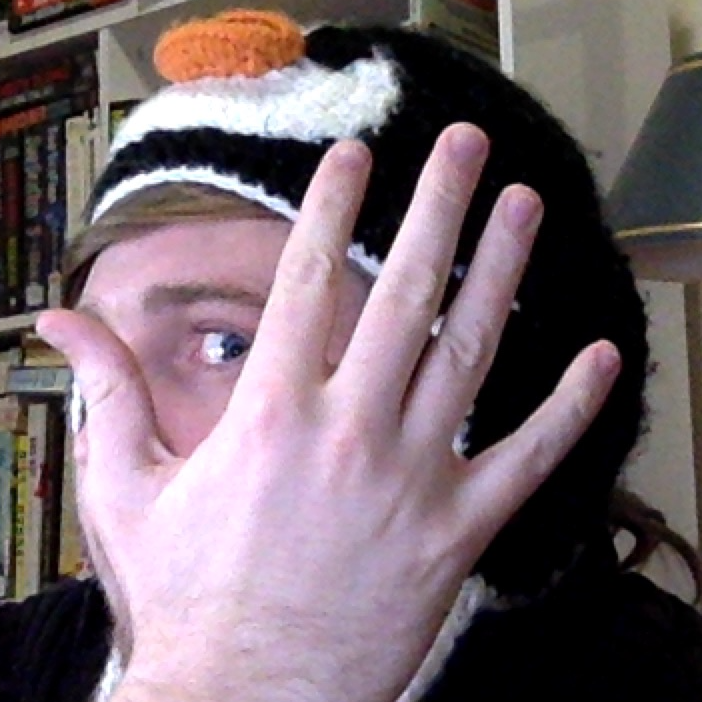
#> input picture chapter10/hand.png, 702 x 702 px
$ python canny.py
#> lines starting #> are read from the running program, lines starting #| are printed output that depends on the picture
import numpy as np
import cv2

# Load the image, convert it to grayscale, and blur it
# slightly to remove high frequency edges that we aren't
# interested in
image = cv2.imread("hand.png")
#> image is the input picture: shape (702, 702, 3); mean B, G, R 110.5, 103.6, 119.7
image = cv2.cvtColor(image, cv2.COLOR_BGR2GRAY)
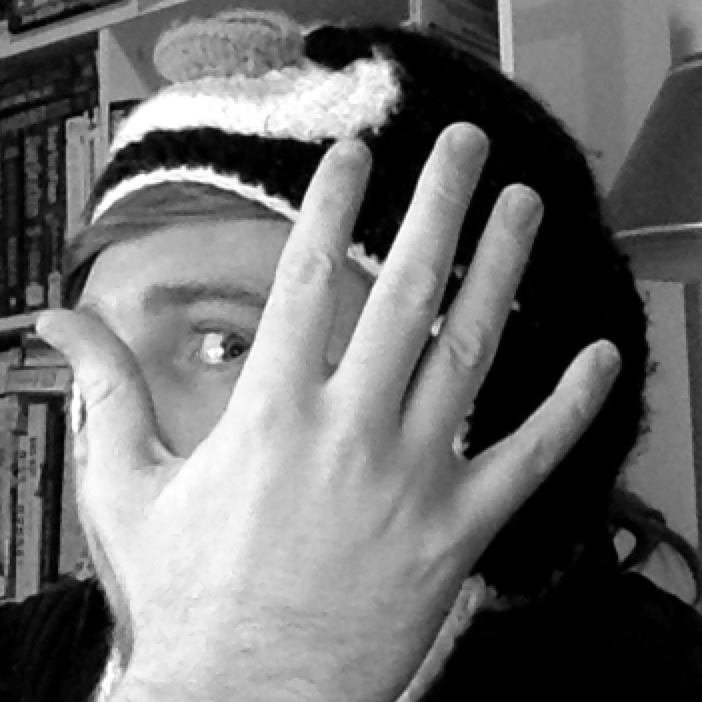
#> image: shape (702, 702); min 0, max 255, mean 109.2
image = cv2.GaussianBlur(image, (5, 5), 0)
cv2.imshow("Blurred", image)
cv2.imwrite("blurred.png", image)

# When performing Canny edge detection we need two values
# for hysteresis: threshold1 and threshold2. Any gradient
# value larger than threshold2 are considered to be an
# edge. Any value below threshold1 are considered not to
# ben an edge. Values in between threshold1 and threshold2
# are either classified as edges or non-edges based on how
# the intensities are "connected". In this case, any gradient
# values below 30 are considered non-edges whereas any value
# above 150 are considered edges.

for x in range(10, 60, 5):
    for y in range(90, 210, 5):

        canny = cv2.Canny(image, x, y)
        cv2.putText(canny, "x:"+str(x)+" y:"+str(y), (500, 650), cv2.FONT_HERSHEY_SIMPLEX, 1, 255)
        cv2.imwrite("_canny-img-"+str(x)+"-"+str(y)+".png", canny)
#> this loop made 10 passes
#> pass 1, `cv2.imwrite("_canny-img-"+str(x)+"-"+str(y)+".png", canny)`:
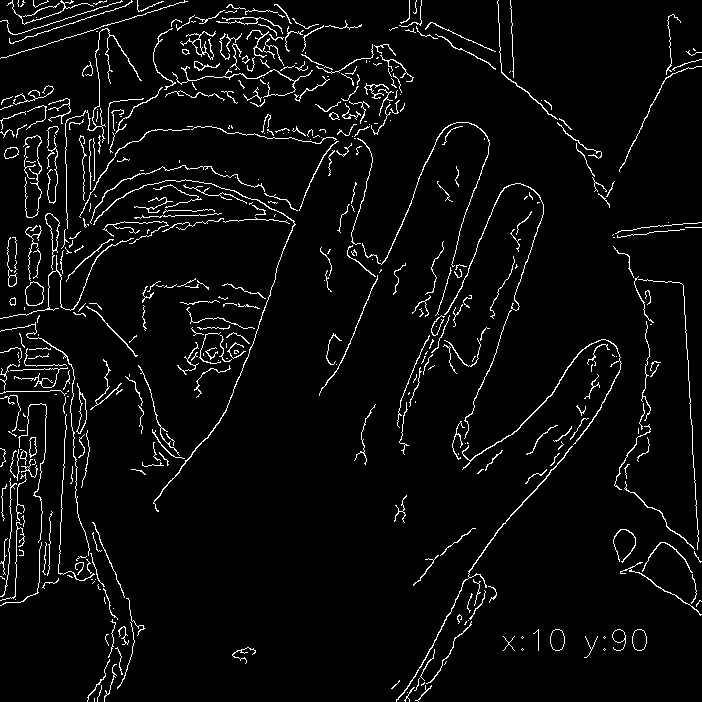
#> saved as _canny-img-10-90.png: shape (702, 702); 4.5% white in thin lines or dots
#> pass 1, `cv2.imwrite("_canny-img-"+str(x)+"-"+str(y)+".png", canny)`:
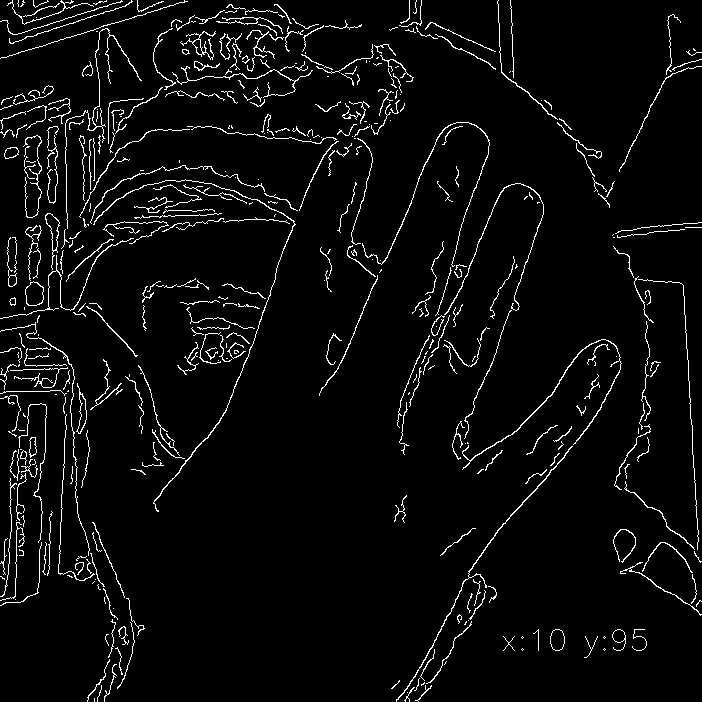
#> saved as _canny-img-10-95.png: shape (702, 702); 4.2% white in thin lines or dots
#> pass 1, `cv2.imwrite("_canny-img-"+str(x)+"-"+str(y)+".png", canny)`:
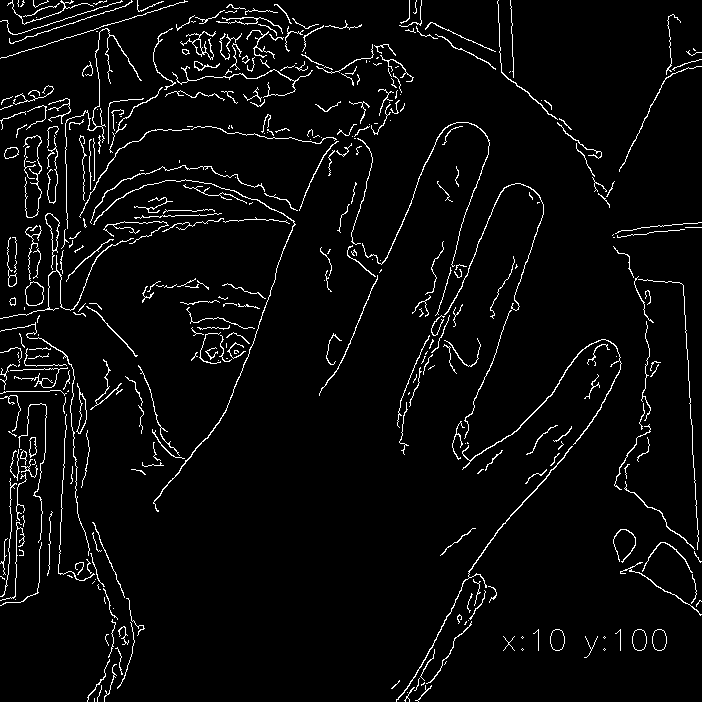
#> saved as _canny-img-10-100.png: shape (702, 702); 4.1% white in thin lines or dots
#> pass 1, `cv2.imwrite("_canny-img-"+str(x)+"-"+str(y)+".png", canny)`:
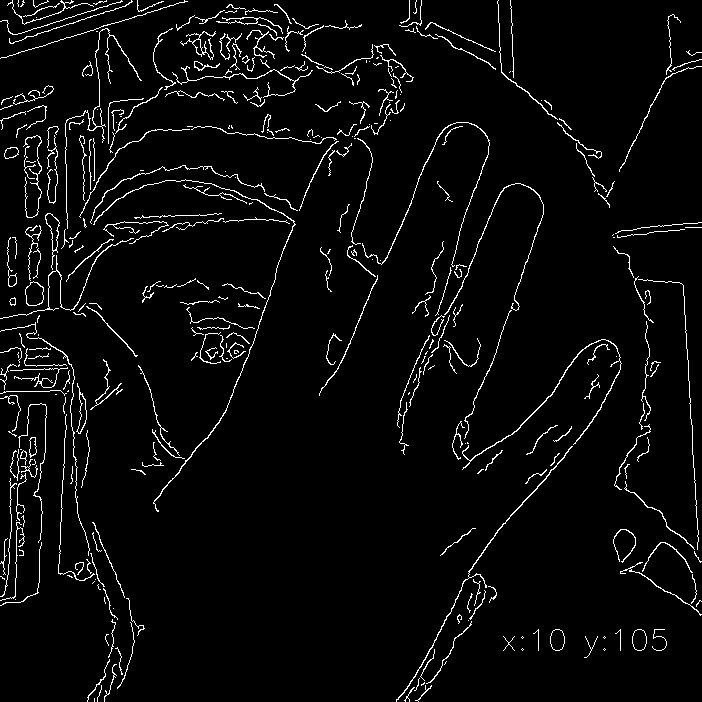
#> saved as _canny-img-10-105.png: shape (702, 702); 3.9% white in thin lines or dots
#> after the loop:
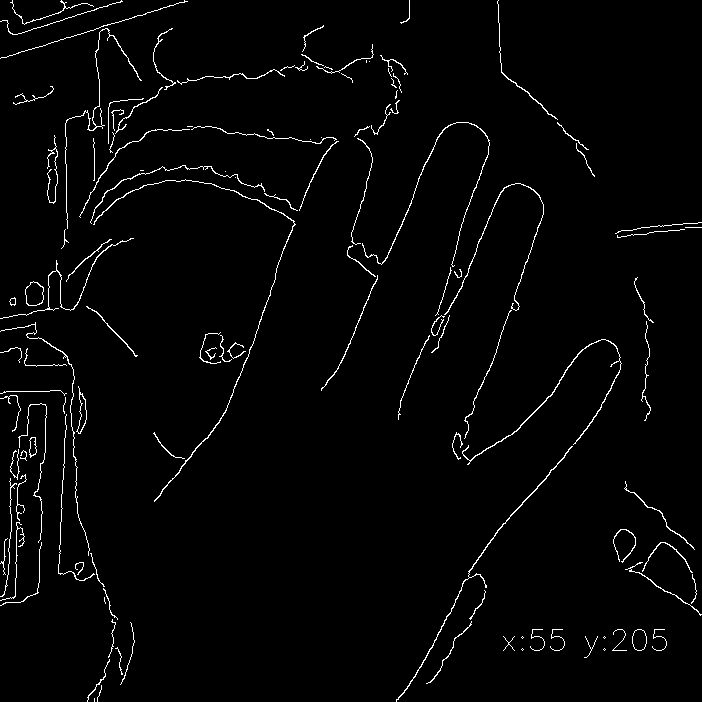
#> canny: shape (702, 702); 2.2% white in thin lines or dots
